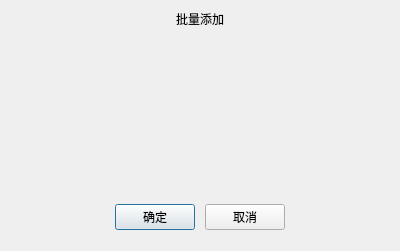
<?xml version="1.0" encoding="UTF-8"?>
<ui version="4.0">
 <class>EditPhraseFileDialog</class>
 <widget class="QDialog" name="EditPhraseFileDialog">
  <property name="geometry">
   <rect>
    <x>0</x>
    <y>0</y>
    <width>400</width>
    <height>251</height>
   </rect>
  </property>
  <property name="minimumSize">
   <size>
    <width>0</width>
    <height>0</height>
   </size>
  </property>
  <property name="windowTitle">
   <string>Dialog</string>
  </property>
  <layout class="QVBoxLayout" name="verticalLayout_2">
   <property name="leftMargin">
    <number>0</number>
   </property>
   <property name="topMargin">
    <number>0</number>
   </property>
   <property name="rightMargin">
    <number>0</number>
   </property>
   <property name="bottomMargin">
    <number>0</number>
   </property>
   <item>
    <layout class="QVBoxLayout" name="verticalLayout" stretch="36,20,124,30,40,0">
     <property name="spacing">
      <number>0</number>
     </property>
     <item>
      <widget class="QWidget" name="add_title_widget" native="true">
       <layout class="QHBoxLayout" name="horizontalLayout">
        <item>
         <spacer name="horizontalSpacer_4">
          <property name="orientation">
           <enum>Qt::Horizontal</enum>
          </property>
          <property name="sizeHint" stdset="0">
           <size>
            <width>40</width>
            <height>20</height>
           </size>
          </property>
         </spacer>
        </item>
        <item>
         <widget class="QLabel" name="label">
          <property name="text">
           <string>批量添加</string>
          </property>
         </widget>
        </item>
        <item>
         <spacer name="horizontalSpacer">
          <property name="orientation">
           <enum>Qt::Horizontal</enum>
          </property>
          <property name="sizeHint" stdset="0">
           <size>
            <width>40</width>
            <height>20</height>
           </size>
          </property>
         </spacer>
        </item>
       </layout>
      </widget>
     </item>
     <item>
      <spacer name="verticalSpacer_3">
       <property name="orientation">
        <enum>Qt::Vertical</enum>
       </property>
       <property name="sizeHint" stdset="0">
        <size>
         <width>20</width>
         <height>18</height>
        </size>
       </property>
      </spacer>
     </item>
     <item>
      <layout class="QHBoxLayout" name="horizontalLayout_2" stretch="1,11,1">
       <property name="spacing">
        <number>0</number>
       </property>
       <item>
        <spacer name="horizontalSpacer_2">
         <property name="orientation">
          <enum>Qt::Horizontal</enum>
         </property>
         <property name="sizeHint" stdset="0">
          <size>
           <width>18</width>
           <height>20</height>
          </size>
         </property>
        </spacer>
       </item>
       <item>
        <widget class="QStackedWidget" name="stackedWidget">
         <widget class="QWidget" name="page"/>
         <widget class="QWidget" name="page_2"/>
        </widget>
       </item>
       <item>
        <spacer name="horizontalSpacer_6">
         <property name="orientation">
          <enum>Qt::Horizontal</enum>
         </property>
         <property name="sizeHint" stdset="0">
          <size>
           <width>28</width>
           <height>20</height>
          </size>
         </property>
        </spacer>
       </item>
      </layout>
     </item>
     <item>
      <spacer name="verticalSpacer">
       <property name="orientation">
        <enum>Qt::Vertical</enum>
       </property>
       <property name="sizeHint" stdset="0">
        <size>
         <width>247</width>
         <height>13</height>
        </size>
       </property>
      </spacer>
     </item>
     <item>
      <layout class="QHBoxLayout" name="horizontalLayout_3" stretch="115,80,10,80,115">
       <property name="spacing">
        <number>0</number>
       </property>
       <property name="bottomMargin">
        <number>8</number>
       </property>
       <item>
        <spacer name="horizontalSpacer_3">
         <property name="orientation">
          <enum>Qt::Horizontal</enum>
         </property>
         <property name="sizeHint" stdset="0">
          <size>
           <width>40</width>
           <height>20</height>
          </size>
         </property>
        </spacer>
       </item>
       <item>
        <widget class="QPushButton" name="ok_push_button">
         <property name="text">
          <string>确定</string>
         </property>
        </widget>
       </item>
       <item>
        <spacer name="horizontalSpacer_7">
         <property name="orientation">
          <enum>Qt::Horizontal</enum>
         </property>
         <property name="sizeHint" stdset="0">
          <size>
           <width>40</width>
           <height>20</height>
          </size>
         </property>
        </spacer>
       </item>
       <item>
        <widget class="QPushButton" name="cancel_btn">
         <property name="text">
          <string>取消</string>
         </property>
        </widget>
       </item>
       <item>
        <spacer name="horizontalSpacer_5">
         <property name="orientation">
          <enum>Qt::Horizontal</enum>
         </property>
         <property name="sizeHint" stdset="0">
          <size>
           <width>40</width>
           <height>20</height>
          </size>
         </property>
        </spacer>
       </item>
      </layout>
     </item>
     <item>
      <spacer name="verticalSpacer_2">
       <property name="orientation">
        <enum>Qt::Vertical</enum>
       </property>
       <property name="sizeHint" stdset="0">
        <size>
         <width>247</width>
         <height>13</height>
        </size>
       </property>
      </spacer>
     </item>
    </layout>
   </item>
  </layout>
 </widget>
 <resources/>
 <connections/>
</ui>
